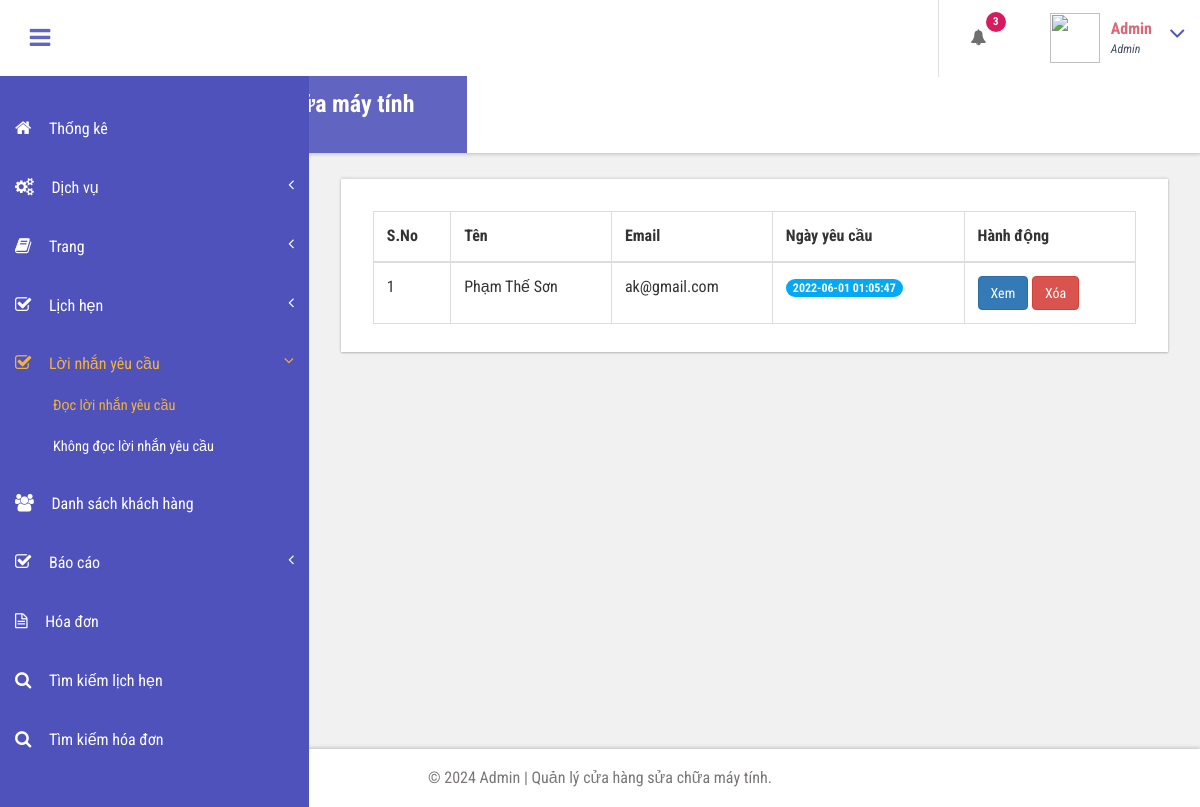
/store/admin/readenq.php (signed in), run on the app's committed database.
### tables this page shows
CREATE TABLE `tblcontact` (
  `ID` int(10) NOT NULL,
  `FirstName` nvarchar(200) DEFAULT NULL,
  `LastName` nvarchar(200) DEFAULT NULL,
  `Phone` bigint(10) DEFAULT NULL,
  `Email` varchar(200) DEFAULT NULL,
  `Message` mediumtext DEFAULT NULL,
  `EnquiryDate` timestamp NOT NULL DEFAULT current_timestamp(),
  `IsRead` int(5) DEFAULT NULL
);

### store/admin/readenq.php (the view, shortened to what this page needs)
<?php
include('includes/dbconnection.php');
if (strlen($_SESSION['bpmsaid']==0)) {
  header('location:logout.php');
  } else{
  ?>
<!DOCTYPE HTML>
<html>
<head>
<link href="css/bootstrap.css" rel='stylesheet' type='text/css' />
<link href="css/style.css" rel='stylesheet' type='text/css' />
<link href="css/font-awesome.css" rel="stylesheet">
<link href="css/animate.css" rel="stylesheet" type="text/css" media="all">
<link href="css/custom.css" rel="stylesheet">
</head>
<body class="cbp-spmenu-push">
	<div class="main-content">
		 <?php include_once('includes/sidebar.php');?>
		 <?php include_once('includes/header.php');?>
		<div id="page-wrapper">
			<div class="main-page">
				<div class="tables">
					<h3 class="title1">Quản lý đọc yêu cầu</h3>
					<div class="table-responsive bs-example widget-shadow">
						<table class="table table-bordered"> <thead> <tr>
                   <th>S.No</th>
                   <th>Tên</th>
                    <th>Email</th>
                    <th>Ngày yêu cầu</th>
                     <th>Hành động</th>
                  </tr> </thead> <tbody>
<?php
$ret=mysqli_query($con,"select * from tblcontact where IsRead='1'");
$cnt=1;
while ($row=mysqli_fetch_array($ret)) {
?>
						 <tr class="gradeX">
                 <td><?php echo $cnt;?></td>
                  <td><?php  echo $row['FirstName'];?> <?php  echo $row['LastName'];?></td>
                                        <td><?php  echo $row['Email'];?></td>
                                        <td>
                                            <span class="badge badge-primary"><?php echo $row['EnquiryDate'];?></span>
                                        </td>
                                         <td>
<a href="view-enquiry.php?viewid=<?php echo $row['ID'];?>" class="btn btn-primary">Xem</a>
<a href="readenq.php?delid=<?php echo $row['ID'];?>" class="btn btn-danger" onClick="return confirm('Are you sure you want to delete?')">Xóa</a>
                                         </td>
                </tr>   <?php
$cnt=$cnt+1;
}?></tbody> </table>
					</div>
				</div>
			</div>
		</div>
		 <?php include_once('includes/footer.php');?>
	</div>
</body>
</html>
<?php }  ?>

### store/admin/includes/header.php (shortened to what this page needs)
<div class="sticky-header header-section ">
      <div class="header-left">
        <button id="showLeftPush"><i class="fa fa-bars"></i></button>
        <div class="logo">
          <a href="index.html">
            <h1>Quản lý cửa hàng sửa chữa máy tính</h1>
            <span>Admin</span>
          </a>
        </div>
      </div>
      <div class="header-right">
        <div class="profile_details_left">
          <ul class="nofitications-dropdown">
            <?php
$ret1=mysqli_query($con,"select tbluser.FirstName,tbluser.LastName,tblbook.ID as bid,tblbook.AptNumber from tblbook join tbluser on tbluser.ID=tblbook.UserID where tblbook.Status is null");
$num=mysqli_num_rows($ret1);
?>
            <li class="dropdown head-dpdn">
              <a href="#" class="dropdown-toggle" data-toggle="dropdown" aria-expanded="false"><i class="fa fa-bell"></i><span class="badge blue"><?php echo $num;?></span></a>
            </li>
          </ul>
          <div class="clearfix"> </div>
        </div>
        <div class="profile_details">
        <?php
$adid=$_SESSION['bpmsaid'];
$ret=mysqli_query($con,"select AdminName from tbladmin where ID='$adid'");
$row=mysqli_fetch_array($ret);
$name=$row['AdminName'];
?>
          <ul>
            <li class="dropdown profile_details_drop">
              <a href="#" class="dropdown-toggle" data-toggle="dropdown" aria-expanded="false">
                <div class="profile_img">
                  <span class="prfil-img"><img src="/admin/images/admin.png alt="" width="50" height="50"> </span>
                  <div class="user-name">
                    <p><?php echo $name; ?></p>
                    <span>Admin</span>
                  </div>
                  <i class="fa fa-angle-down lnr"></i>
                  <div class="clearfix"></div>
                </div>
              </a>
            </li>
          </ul>
        </div>
      </div>
      <div class="clearfix"> </div>
    </div>

### store/admin/css/style.css (style rules this page uses)
h4, h5, h6, h1, h2, h3 { margin: 0; }
ul, ol { margin: 0; }
p { margin: 0; }
html, body { font-family: 'Roboto Condensed', sans-serif; font-size: 100%; overflow-x: hidden; background: #fff; }
body a { transition: 0.5s all ease; -webkit-transition: 0.5s all ease; -moz-transition: 0.5s all ease; -o-transition: 0.5s all ease; -ms-transition: 0.5s all ease; text-decoration:none; }
h1,h2,h3,h4,h5,h6 { margin:0; }
p { margin:0; }
ul,label { margin:0; padding:0; }
.main-content { position: relative; }
.sticky-header { position: fixed; top: 0; left:0px; width: 100%; z-index: 100; }
.header-section { background:#FFF; box-shadow: 1px 1px 4px rgba(0, 0, 0, 0.21); -webkit-box-shadow: 1px 1px 4px rgba(0, 0, 0, 0.21); -moz-box-shadow: 1px 1px 4px rgba(0, 0, 0, 0.21); -o-box-shadow: 1px 1px 4px rgba(0, 0, 0, 0.21); }
.header-section::after { clear: both; display: block; content: ''; }
.header-left { float: left; width: 45%; }
.header-right { float: right; }
button#showLeftPush { font-size: 1.5em; width: 80px; padding: 0.87em 0; text-align: center; cursor: pointer; float: left; color: #6F6F6F; -moz-transition: all 0.2s ease-out 0s; -webkit-transition: all 0.2s ease-out 0s; transition: all 0.2s ease-out 0s; border: none; background-color: #fff; outline:none; }
.cbp-spmenu-push { overflow-x: hidden; position: relative; }
.cbp-spmenu, .cbp-spmenu-push { -webkit-transition: all 0.3s ease; -moz-transition: all 0.3s ease; transition: all 0.3s ease; }
.cbp-spmenu-push div#page-wrapper { margin: 0 0 0 19.3em; transition:.5s all; -webkit-transition:.5s all; -moz-transition:.5s all; }
.fa { display: inline-block; font-family: FontAwesome; font-style: normal; font-weight: normal; line-height: 1; -webkit-font-smoothing: antialiased; -moz-osx-font-smoothing: grayscale; }
.logo { background: #6164C1; text-align: center; float: left; }
.logo a { padding: 0.9em 3.3em .7em; display: block; text-decoration: none; }
.logo a h1 { color: #fff; font-size: 1.5em; line-height: 1.2em; font-weight: 700; }
.logo a span { color: #F8F8F8; font-size: .7em; text-align: center; letter-spacing: 7px; }
.profile_details_left { float: left; }
li.dropdown.head-dpdn { display: inline-block; padding: 1.7em 0; border-left: 1px solid #E0E0E0; float: left; }
li.dropdown.head-dpdn a.dropdown-toggle { padding: 1.7em 2em; }
i.fa.fa-bell { color:#6F6F6F; }
.header-right span.badge { font-size: 11px; font-weight: bold; color: #FFF; background: #8BC34A; line-height: 15px; width: 20px; height: 20px; border-radius: 2em; -webkit-border-radius: 2em; -moz-border-radius: 2em; -o-border-radius: 2em; text-align: center; display: inline-block; position: absolute; top: 16%; padding: 2px 0 0; }
.header-right span.blue { background-color:#D81B60; }
.profile_details { float: right; }
.profile_details_drop a.dropdown-toggle { display:block; padding: 0.8em 3em 0 2em; }
.profile_img span.prfil-img { float:left; }
.user-name { float:left; margin-top:8px; margin-left:11px; height:35px; }
.profile_details ul li { list-style-type:none; position:relative; }
.profile_details li a i.fa.lnr { position: absolute; top: 34%; right: 8%; color: #4F52BA; font-size: 1.6em; }
.user-name p { font-size:1em; color:#DD6777; line-height:1em; font-weight:700; }
.user-name span { font-size: .75em; font-style: italic; color: #424f63; font-weight: normal; margin-top: .3em; }
.widget-shadow { background-color: #fff; box-shadow: 0 -1px 3px rgba(0,0,0,.12),0 1px 2px rgba(0,0,0,.24); -webkit-box-shadow: 0 -1px 3px rgba(0,0,0,.12),0 1px 2px rgba(0,0,0,.24); -moz-box-shadow: 0 -1px 3px rgba(0,0,0,.12),0 1px 2px rgba(0,0,0,.24); }
h3.title1 { font-size: 2em; color: #e94e02; margin-bottom: 0.8em; }
.badge-primary { background-color: #03a9f4; }
.table > thead > tr > th, .table > tbody > tr > th, .table > tfoot > tr > th, .table > thead > tr > td, .table > tbody > tr > td, .table > tfoot > tr > td { border-top: none; }
.tables .panel-body ,.tables .bs-example { padding: 2em 2em 0.5em; }
.tables .table > thead > tr > th, .tables .table > tbody > tr > th, .tables .table > tfoot > tr > th, .tables .table > thead > tr > td, .tables .table > tbody > tr > td, .tables .table > tfoot > tr > td { padding: 13px; border-top: 1px solid #E0E0E0; }
.bs-example { margin-top: 2em; }

### store/admin/css/custom.css (style rules this page uses)
#page-wrapper { padding:7em 2em 2.5em; background-color: #F1F1F1; }

### data on the page
tblcontact: FirstName "Phạm", LastName "Thế Sơn", Email "ak@gmail.com", EnquiryDate "2022-06-01 01:05:47"

### other printed values
$num "3"
$name "Admin"
